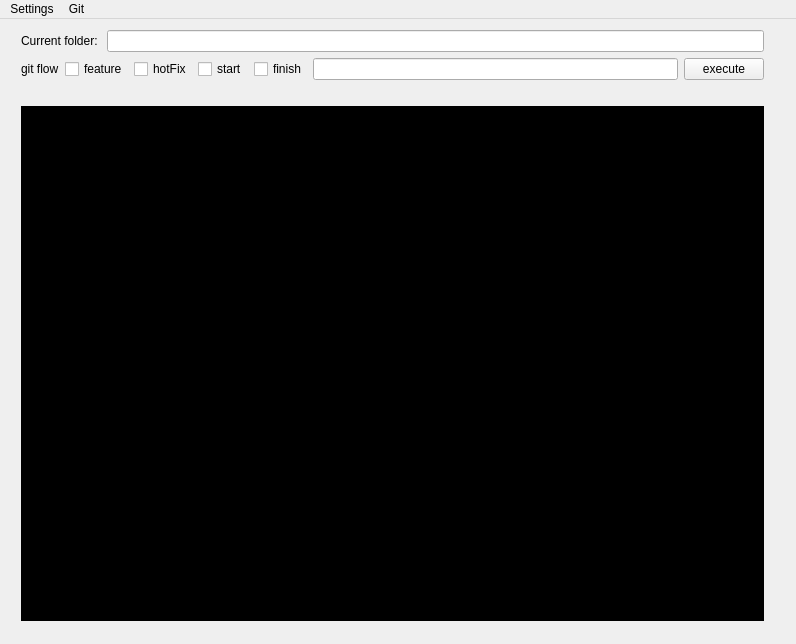
<?xml version="1.0" encoding="UTF-8"?>
<ui version="4.0">
 <class>MainWindow</class>
 <widget class="QMainWindow" name="MainWindow">
  <property name="geometry">
   <rect>
    <x>0</x>
    <y>0</y>
    <width>796</width>
    <height>644</height>
   </rect>
  </property>
  <property name="windowTitle">
   <string>MainWindow</string>
  </property>
  <widget class="QWidget" name="centralWidget">
   <widget class="QWidget" name="">
    <property name="geometry">
     <rect>
      <x>10</x>
      <y>0</y>
      <width>765</width>
      <height>613</height>
     </rect>
    </property>
    <layout class="QVBoxLayout" name="verticalLayout">
     <item>
      <layout class="QHBoxLayout" name="horizontalLayout_2">
       <item>
        <widget class="QLabel" name="label_3">
         <property name="text">
          <string>Current folder: </string>
         </property>
        </widget>
       </item>
       <item>
        <widget class="QLineEdit" name="currentFolderLine"/>
       </item>
      </layout>
     </item>
     <item>
      <layout class="QHBoxLayout" name="horizontalLayout">
       <item>
        <widget class="QLabel" name="label">
         <property name="text">
          <string>git flow</string>
         </property>
        </widget>
       </item>
       <item>
        <widget class="QCheckBox" name="featureCheck">
         <property name="text">
          <string>feature</string>
         </property>
        </widget>
       </item>
       <item>
        <widget class="QCheckBox" name="hotFiCheck">
         <property name="text">
          <string>hotFix</string>
         </property>
        </widget>
       </item>
       <item>
        <widget class="QCheckBox" name="startCheck">
         <property name="text">
          <string>start</string>
         </property>
        </widget>
       </item>
       <item>
        <widget class="QCheckBox" name="finishCheck">
         <property name="text">
          <string>finish</string>
         </property>
        </widget>
       </item>
       <item>
        <widget class="QLineEdit" name="gitName">
         <property name="toolTip">
          <string>insert feature name here</string>
         </property>
        </widget>
       </item>
       <item>
        <widget class="QPushButton" name="pushButton">
         <property name="text">
          <string>execute</string>
         </property>
        </widget>
       </item>
      </layout>
     </item>
     <item>
      <widget class="QLabel" name="label_2">
       <property name="text">
        <string/>
       </property>
       <property name="pixmap">
        <pixmap>gitflow_model.png</pixmap>
       </property>
      </widget>
     </item>
     <item>
      <widget class="QTextEdit" name="output">
       <property name="styleSheet">
        <string notr="true">background-color: rgb(0, 0, 0);
color: rgb(170, 255, 0);</string>
       </property>
       <property name="horizontalScrollBarPolicy">
        <enum>Qt::ScrollBarAlwaysOff</enum>
       </property>
      </widget>
     </item>
    </layout>
   </widget>
   <zorder>layoutWidget</zorder>
   <zorder>label_2</zorder>
   <zorder>outputLabel</zorder>
  </widget>
  <widget class="QMenuBar" name="menuBar">
   <property name="geometry">
    <rect>
     <x>0</x>
     <y>0</y>
     <width>796</width>
     <height>19</height>
    </rect>
   </property>
   <widget class="QMenu" name="menuSettings">
    <property name="title">
     <string>Settings</string>
    </property>
    <addaction name="actionGit_project_root_path"/>
    <addaction name="actionGit_flow_executable"/>
   </widget>
   <widget class="QMenu" name="menuGit">
    <property name="title">
     <string>Git</string>
    </property>
    <addaction name="actionGit_branch"/>
    <addaction name="actionGit_flow_init"/>
   </widget>
   <addaction name="menuSettings"/>
   <addaction name="menuGit"/>
  </widget>
  <action name="actionGit_project_root_path">
   <property name="text">
    <string>Git project root path</string>
   </property>
  </action>
  <action name="actionGit_flow_executable">
   <property name="text">
    <string>Git flow executable</string>
   </property>
  </action>
  <action name="actionGit_branch">
   <property name="text">
    <string>Git branch</string>
   </property>
  </action>
  <action name="actionGit_flow_init">
   <property name="text">
    <string>Git flow init</string>
   </property>
  </action>
 </widget>
 <layoutdefault spacing="6" margin="11"/>
 <resources/>
 <connections/>
</ui>
